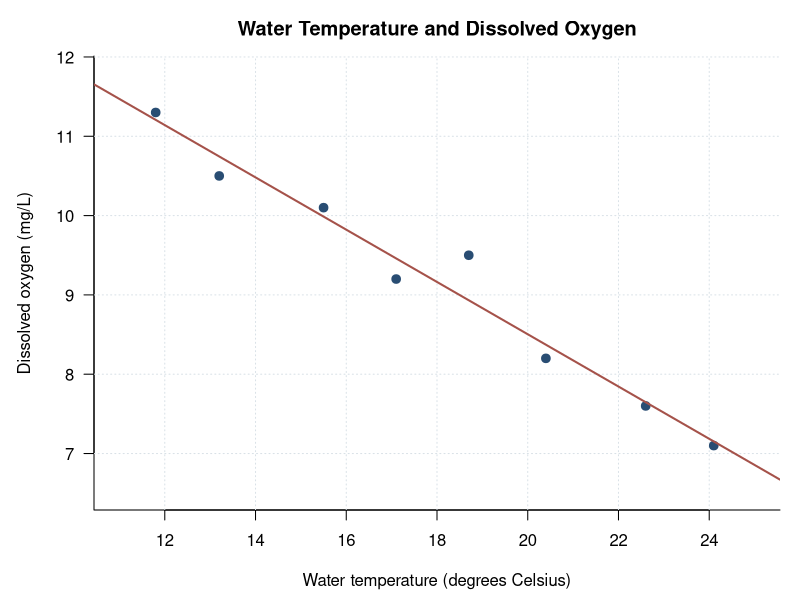

Here is the R script that generated this plot:
## ---- chunk 1
knitr::opts_chunk$set(
  echo = FALSE,
  warning = FALSE,
  message = FALSE,
  fig.align = "center",
  fig.retina = 2,
  out.width = "88%"
)

course_blue <- "#294D73"
course_green <- "#3F7D58"
course_gold <- "#C6923A"
course_red <- "#A5524A"
soft_grid <- "#D9E1E7"
## ---- chunk 2
shade <- c(6, 14, 23, 31, 38, 47, 55, 63, 71, 80)
temperature <- c(25, 23, 26, 22, 24, 20, 22, 19, 20, 18)

model <- lm(temperature ~ shade)
coef(model)
predict(model, newdata = data.frame(shade = 60))
## ---- chunk 3
water_temperature <- c(11.8, 13.2, 15.5, 17.1, 18.7, 20.4, 22.6, 24.1)
dissolved_oxygen <- c(11.3, 10.5, 10.1, 9.2, 9.5, 8.2, 7.6, 7.1)
oxygen_model <- lm(dissolved_oxygen ~ water_temperature)

old_par <- par(mar = c(4.5, 4.7, 2.8, 1), las = 1, bty = "l")
plot(
  water_temperature,
  dissolved_oxygen,
  type = "n",
  xlim = c(11, 25),
  ylim = c(6.5, 11.8),
  xlab = "Water temperature (degrees Celsius)",
  ylab = "Dissolved oxygen (mg/L)",
  main = "Water Temperature and Dissolved Oxygen"
)
grid(col = soft_grid, lty = 3)
points(water_temperature, dissolved_oxygen, pch = 19, cex = 1.15, col = course_blue)
abline(oxygen_model, col = course_red, lwd = 2)
par(old_par)
## ---- chunk 4
water_temperature <- c(11.8, 13.2, 15.5, 17.1, 18.7, 20.4, 22.6, 24.1)
dissolved_oxygen <- c(11.3, 10.5, 10.1, 9.2, 9.5, 8.2, 7.6, 7.1)
oxygen_model <- lm(dissolved_oxygen ~ water_temperature)
coef(oxygen_model)
## ---- chunk 5
fitted(oxygen_model)
## ---- chunk 6
abs(residuals(oxygen_model))
## ---- chunk 7
sum(residuals(oxygen_model))
